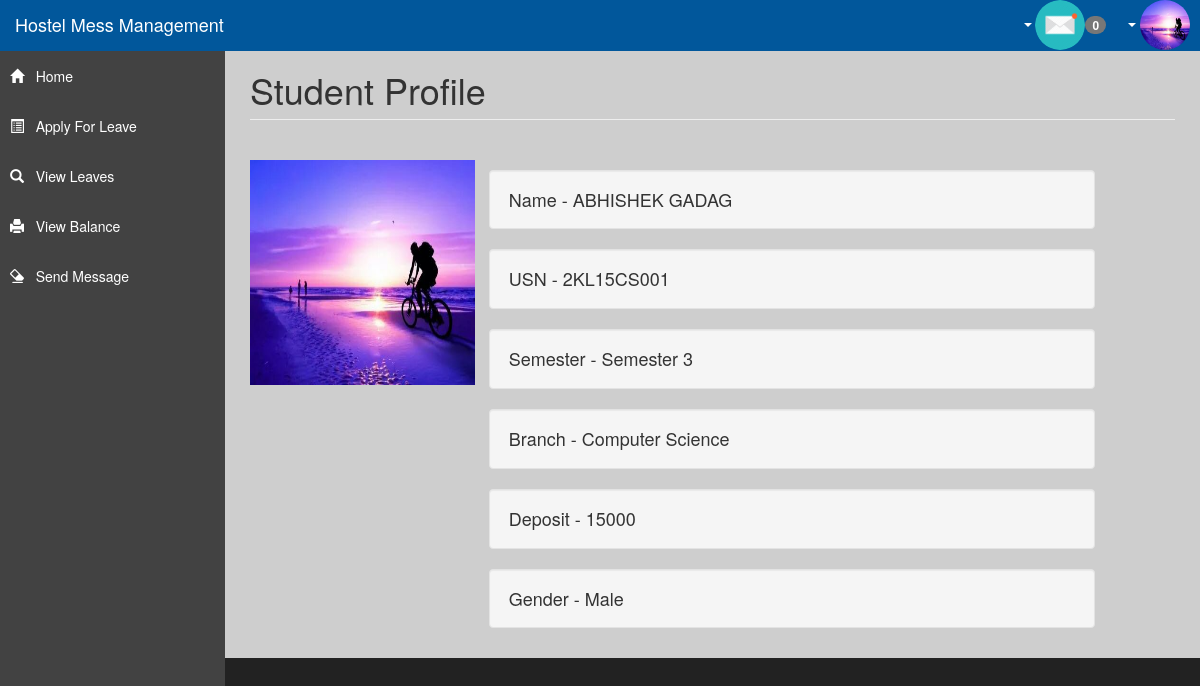
The page /scratch/sprofile.php (signed in) on the database its author committed.
### tables this page shows
CREATE TABLE IF NOT EXISTS `student` (
`id` int(11) NOT NULL,
  `deposit` int(10) NOT NULL,
  `name` varchar(25) NOT NULL,
  `usn` varchar(10) NOT NULL,
  `password` varchar(33) NOT NULL,
  `semester` varchar(15) NOT NULL,
  `branch` varchar(20) NOT NULL,
  `dob` varchar(25) NOT NULL,
  `doj` date NOT NULL,
  `contact` varchar(10) NOT NULL,
  `gender` varchar(10) NOT NULL,
  `building` varchar(10) NOT NULL,
  `roomno` varchar(10) NOT NULL,
  `status` varchar(10) NOT NULL,
  `balance` int(11) NOT NULL
);

### scratch/sprofile.php (the view, shortened to what this page needs)
<?php
include 'sheader.php';
$usn=$_SESSION['student'];
?>
<h1 class="page-header">Student Profile</h1><br>
<?php
$query = "SELECT * FROM `student` where usn='$usn'";
$result = mysql_query($query)or die(mysql_error());
?>
<div class="row">
<div class="col-sm-3">
<img height="225px" width="225px" src="uploads/<?php echo $fileName;?>">
</div>
<div class="col-sm-8">
<?php
while ($row=mysql_fetch_array($result))
{?> <h4>
<p class=well>
Name 		- 	<?php echo $row['name']; ?><br>
<p class=well>
USN 		- 	<?php echo $row['usn']; ?><br>
<p class=well>
Semester 	- 	<?php echo $row['semester']; ?><br>
<p class=well>
Branch 		- 	<?php echo $row['branch']; ?><br>
<p class=well>
Deposit 	- 	<?php echo $row['deposit']; ?><br>
<p class=well>
Gender 		- 	<?php echo $row['gender']; ?><br>
</p>
</h4>
</div>
</div>
<?php }?>
</center></body>
<html>

### scratch/css/sb-admin.css (style rules this page uses)
body { margin-top: 100px; background-color: #222; }
@media (min-width:768px) { body { margin-top: 50px; } }

### scratch/sheader.php (style rules this page uses)
.page-header { margin:10px 0 20px; }

### rows shown on the page
student: name "ABHISHEK GADAG", usn "2KL15CS001", semester "Semester 3", branch "Computer Science", deposit "15000", gender "Male"

### other values the page prints
$count "0"
